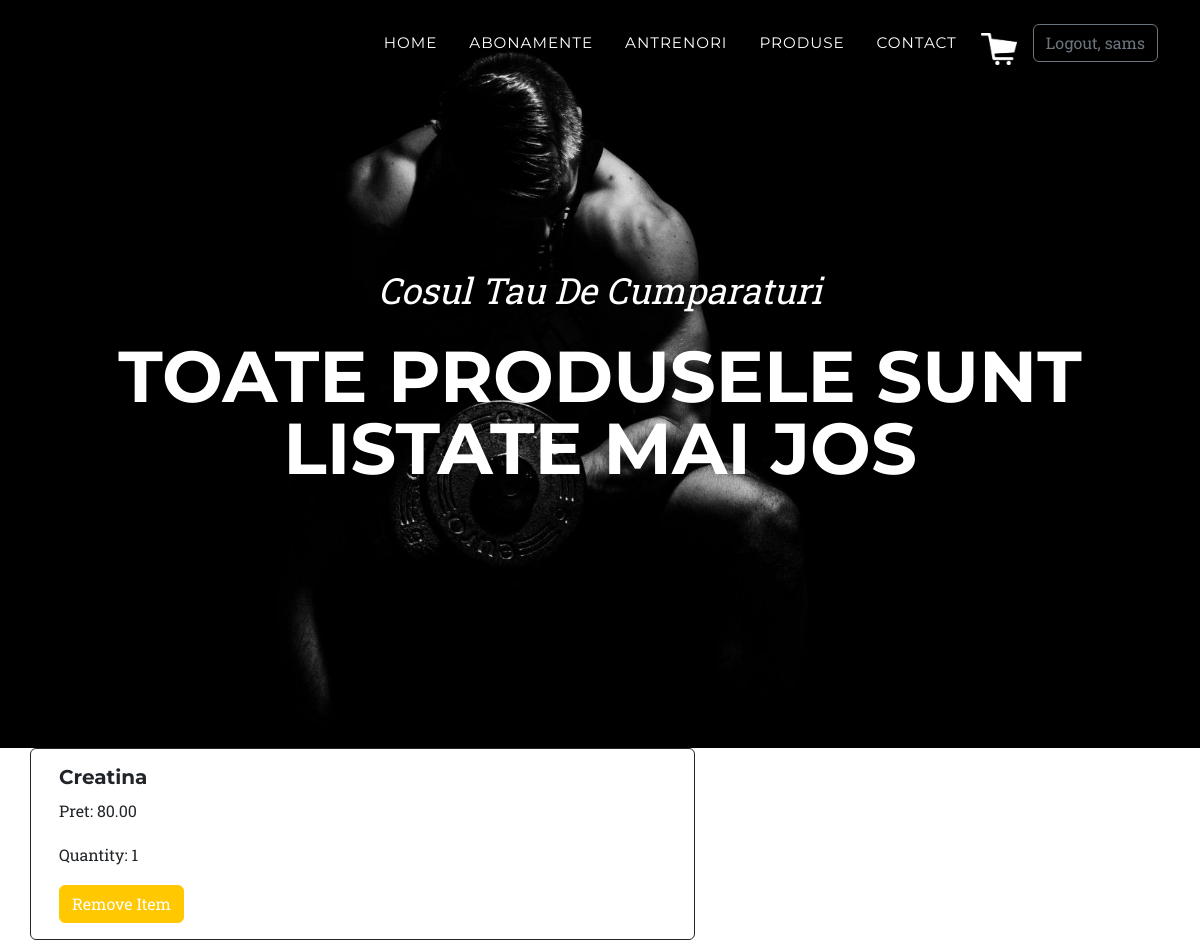
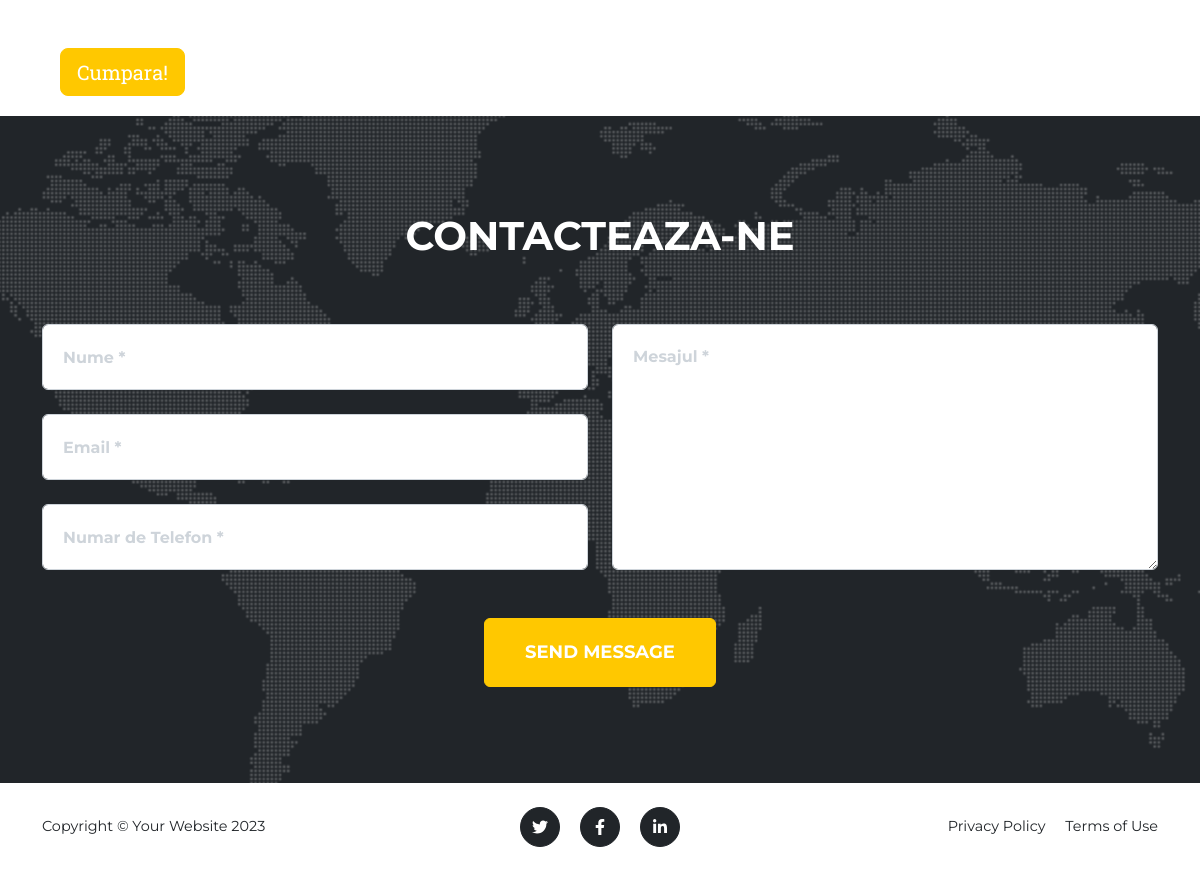
Screenshot of /cart/ (signed in) with the database file from the repository (2 pictures, top to bottom).
### products/models.py (models this page shows, shortened)
class SiteUser(AbstractUser):
    def __str__(self):
        return self.last_name + " " + self.first_name

class CartItem(models.Model):
    product = models.ForeignKey(Product, on_delete=models.CASCADE)
    quantity = models.IntegerField(default=0)
    cart = models.ForeignKey(Cart, on_delete=models.CASCADE)

class Product(models.Model):
    name = models.CharField(max_length=255)
    description = models.TextField()
    price = models.DecimalField(max_digits=12, decimal_places=2)
    category = models.ForeignKey(Category, on_delete=models.CASCADE)
    photo = models.ImageField(upload_to='static/', null=True, blank=True)

### products/views.py (the view)
# urls.py: path('cart/', views.cart_view, name='cart'),
@login_required
def cart_view(request):
    cart = get_open_cart(request)
    return render(request, 'cart.html', {'cart': cart})

### products/views.py (called while the page is built)
@login_required
def get_open_cart(request):
    user = request.user
    open_cart, created = Cart.objects.get_or_create(status='open', user=user)
    return open_cart

### templates/cart.html (shortened to what this page needs)
{% extends 'base2.html' %}
{% load static %}
{% block content %}
    <header class="masthead" xmlns:padding="http://www.w3.org/1999/xhtml"
            xmlns:padding-left="http://www.w3.org/1999/xhtml">
        <div class="container">
            <div class="masthead-subheading">Cosul Tau De Cumparaturi</div>
            <div class="masthead-heading text-uppercase">Toate Produsele Sunt Listate Mai Jos</div>
        </div>
    </header>
    <div class="container">
        <div class="row mt-10">
            {% for cart_item in cart.cartitem_set.all %}
                <div class="col-md-7">
                    <div class="row mt-6">
                        <div class="card border border-dark">
                            <div class="card-body">
                                <h5 class="card-title">{{ cart_item.product.name }}</h5>
                                <p class="card-text">Pret: {{ cart_item.product.price }}</p>
                                <p class="card-text">Quantity: {{ cart_item.quantity }}</p>
                                <form action="{% url 'add_to_cart' %}" method="post">
                                    <button type="submit" class="btn btn-primary">Remove Item</button>
                                </form>
                            </div>
                        </div>
                    </div>
                </div>
            {% empty %}
                <div class="col-md-4">
                    <img src="{% static 'assets/img/empty_cart.png' %}" alt="..." height="800" width="800" />
                </div>
            {% endfor %}
        </div>
    </div>
    <div class="container"  style="padding-top: 50px;
  padding-bottom: 20px;
  padding-left: 30px;
  padding-right: 40px;">
    <form action="{% url 'checkout_view' %}" method="post">
     <button type="submit" class="btn btn-primary btn-lg">Cumpara!</button>
    </form>
    </div>
    <section class="page-section" id="contact">
        <div class="container">
            <div class="text-center">
                <h2 class="section-heading text-uppercase">Contacteaza-ne</h2>
            </div>
            <form id="contactForm" method="post" action="{% url 'contact' %}">
                <div class="row align-items-stretch mb-5">
                    <div class="col-md-6">
                        <div class="form-group">
                            <input class="form-control" id="name" name="name" type="text" placeholder="Nume *"
                                  />
                        </div>
                        <div class="form-group">
                            <input class="form-control" id="email" name="email" type="email" placeholder="Email *"
                                  />
                        </div>
                        <div class="form-group mb-md-0">
                            <input class="form-control" id="phone" type="tel" name="phone_number" placeholder="Numar de Telefon *"
                                 />
                        </div>
                    </div>
                    <div class="col-md-6">
                        <div class="form-group form-group-textarea mb-md-0">
                            <textarea class="form-control" id="message" placeholder="Mesajul *" name="message"
                                    ></textarea>
                        </div>
                    </div>
                </div>
                <div class="text-center">
                    <button class="btn btn-primary btn-xl text-uppercase" id="" type="submit">Send
                        Message
                    </button>
                </div>
            </form>
        </div>
    </section>
    <footer class="footer py-4">
        <div class="container">
            <div class="row align-items-center">
                <div class="col-lg-4 text-lg-start">Copyright &copy; Your Website 2023</div>
                <div class="col-lg-4 my-3 my-lg-0">
                    <a class="btn btn-dark btn-social mx-2" href="https://twitter.com" aria-label="Twitter" target="_blank"><i
                            class="fab fa-twitter"></i></a>
                    <a class="btn btn-dark btn-social mx-2" href="https://www.facebook.com" aria-label="Facebook" target="_blank"><i
                            class="fab fa-facebook-f"></i></a>
                    <a class="btn btn-dark btn-social mx-2" href="https://www.linkedin.com" aria-label="LinkedIn" target="_blank"><i
                            class="fab fa-linkedin-in"></i></a>
                </div>
                <div class="col-lg-4 text-lg-end">
                    <a class="link-dark text-decoration-none me-3" href="#!">Privacy Policy</a>
                    <a class="link-dark text-decoration-none" href="#!">Terms of Use</a>
                </div>
            </div>
        </div>
    </footer>
{% endblock %}

### templates/base2.html (shortened to what this page needs)
<!DOCTYPE html>
{% load static %}
<html lang="en">
<head>
    <link href="{% static 'css/styles.css' %}" rel="stylesheet"/>
</head>
<body id="page-top">
<nav class="navbar navbar-expand-lg navbar-dark fixed-top" id="mainNav">
    <div class="container">
        <div class="collapse navbar-collapse" id="navbarResponsive">
            <ul class="navbar-nav text-uppercase ms-auto py-4 py-lg-0">
                <li class="nav-item">
                    <a class="nav-link" href="{% url 'homepage' %}">Home</a>
                </li>
                <li class="nav-item">
                    <a class="nav-link" href="{% url 'subscriptions' %}">Abonamente</a>
                </li>
                <li class="nav-item">
                    <a class="nav-link" href="{% url 'list-trainers' %}">Antrenori</a>
                </li>
                <li class="nav-item">
                    <a class="nav-link" href="{% url 'list-products' %}">Produse</a>
                </li>
            <li class="nav-item"><a class="nav-link" href="#contact">Contact</a></li>
             <a class="navbar-brand" href="{% url 'cart' %}"><img src="{% static 'assets/img/card-logo-white.jpg' %}" alt="..."/></a>
                 {% if user.is_authenticated %}
                <form method="post" action="{% url 'logout' %}">
                    <button type="submit" class="btn btn-outline-secondary">Logout, {{ user.username }}</button>
                </form>
            {% else %}
                <div>
                    <a href="{% url 'login' %}" class="btn btn-outline-success">Login</a>
                    <a href="{% url 'create-user' %}" class="btn btn-outline-secondary">Sign up</a>
                </div>
            {% endif %}
            </ul>
        </div>
    </div>
</nav>
{% block content %} {% endblock %}
</body>
</html>

### rows the page displays
SiteUser: username "sams"
CartItem: product.name "Creatina", product.price "80.00", quantity "1"
